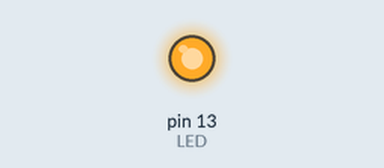
Recording of a sketch running on a simulated Arduino Uno, built with avr-gcc and run on an emulated ATmega328P. Parts: output pins drawn as LEDs (lit = HIGH).

Above: at 0.7 s.
At 2.62 s:
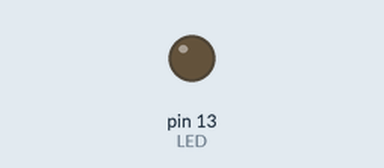
Timing chart, 0 to 3.0 s (numbered marks = the images above):
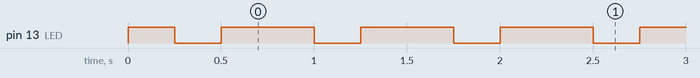

Measured:
- by itself, pin 13 (LED): repeats every 0.75 s: LOW 0.25 s, HIGH 0.50 s

The sketch:

Serial1.ino
```cpp
#include <SoftwareSerial.h>
#define LED 13
#define rxPin 0
#define txPin 1
SoftwareSerial mySerial =  SoftwareSerial(rxPin, txPin);
int state = LOW;

void setup()
{
  pinMode(LED, OUTPUT);
  pinMode(rxPin, INPUT);
  pinMode(txPin, OUTPUT);
  mySerial.begin(9600);
}

void loop()
{
  digitalWrite(LED,LOW);
  char someChar = mySerial.read();
  if(someChar=='a')
  {
  digitalWrite(LED,HIGH);
  delay(1000);
  }
  else
  {
    flicker(LED);
  }
}

void flicker(int pinNum)
{
  digitalWrite(LED,HIGH);
  delay(250);
  digitalWrite(LED,LOW);
  delay(250);
  digitalWrite(LED,HIGH);
  delay(250);
  digitalWrite(LED,LOW);
}
```
